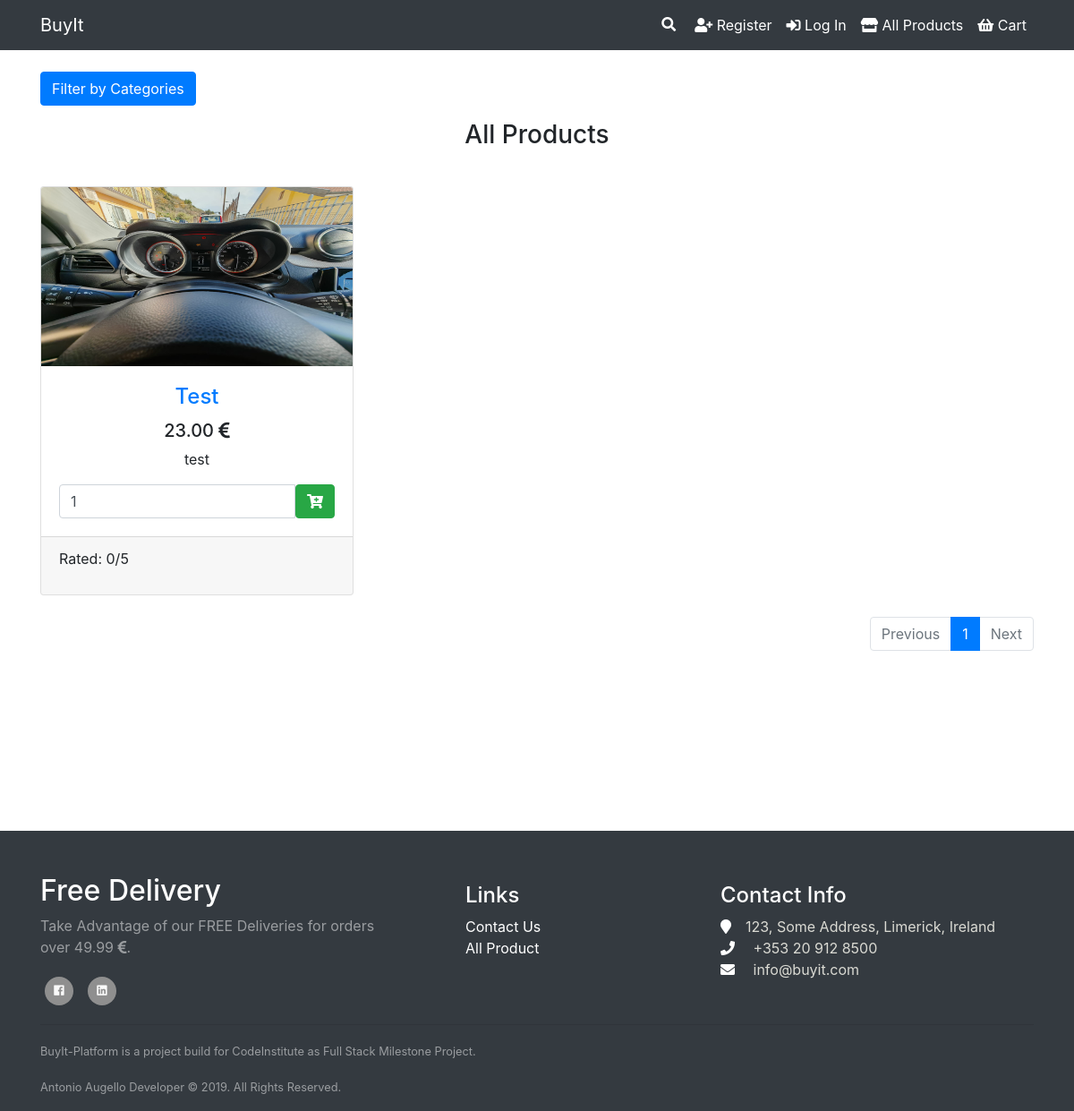
Screenshot of /products/ with the database file from the repository.
### products/models.py (models this page shows, shortened)
class Product(models.Model):
    name = models.CharField(max_length=254)
    description = models.TextField()
    price = models.DecimalField(max_digits=6, decimal_places=2)
    image = models.ImageField(upload_to='images')
    published_date = models.DateTimeField(
        blank=True, null=True, default=timezone.now)
    product_category = models.ManyToManyField(Category, blank=True)
    in_stock = models.BooleanField(blank=False, default=True)
    quantity_sold = models.IntegerField(default=0)

### products/views.py (the view)
# urls.py: path('', all_products, name='products'),
def all_products(request, category_id=None):
    categories = Category.objects.all()
    product_reviews = Product.objects.annotate(avg_rating=Avg('review__rating'),
                                               product_id=F("id"))
    reviews = Review.objects.all()
    products = Product.objects.all()
    paginator = Paginator(products, 12)
    page = request.GET.get('page')
    pagination_products = paginator.get_page(page)
    return render(request, "products.html", {'pagination_products': pagination_products, "products": products, "product_reviews": product_reviews,
                                             'categories': categories})

### voucher/forms.py
class VoucherForm(forms.Form):
    code = forms.CharField()

### cart/contexts.py (called while the page is built)
def cart_contents(request):
    cart = request.session.get('cart', {})
    cart_items = []
    total_product = 0
    product_count = 0
    shipping_costs = 0
    total = 0
    for id, quantity in cart.items():
        product = get_object_or_404(Product, pk=id)
        total_product += quantity * product.price
        product_count += quantity
        cart_items.append({'id': id, 'quantity': quantity,
                           'product': product})
    if total_product >= 50:
        shipping_costs = 0
        total += shipping_costs + total_product
    else:
        shipping_costs = 10
        total += shipping_costs + total_product
    return {'cart_items': cart_items, 'total': total, 'total_product': total_product, 'product_count': product_count, 'shipping_costs': shipping_costs}

### voucher/contexts.py (called while the page is built, shortened)
def voucher_contents(request):
    cart = request.session.get('cart', {})
    voucher_id = request.session.get('voucher_id', int())
    cart_items = []
    total = 0
    product_count = 0
    new_total = 0
    try:
        code = Voucher.objects.get(id=voucher_id)
    except Voucher.DoesNotExist:
        code = None
    voucher_form = VoucherForm(request.POST)
    return {'code': code, 'voucher_id': voucher_id, 'new_total': new_total, 'voucher_form': voucher_form}

### products/templates/products.html (shortened to what this page needs)
{% extends 'base.html' %}
{% block content %}
<div class="container container-personal">
    <div class="row">
        <div class="col-12">
            <p>
                <a class="btn btn-primary" data-toggle="collapse" href="#collapseExample" role="button"
                    aria-expanded="false" aria-controls="collapseExample">
                    Filter by Categories
                </a>
            </p>
        </div>
        <div class="col-12">
            {%if product_category%}
            {%for cat in product_category%}
            <h3 class="text-center">Selected Category: {{cat|title }}</h3>
            {% endfor %}
            {% else %}
            <h3 class="text-center">All Products</h3>
            {% endif %}
            <div class="row products-row">
                {% for product in pagination_products %}
                <div class="col-lg-4 col-md-6 mb-4">
                    <div class="card h-100">
                        <a href="{% url 'product_detail' product.id %}"><img class="img-shop card-img-top"
                                src="{{MEDIA_URL}}{{ product.image }}" alt=" {{ product.name }}"></a>
                        <div class="card-body">
                            <h4 class="card-title">
                                <a href="{% url 'product_detail' product.id %}">{{ product.name }}</a>
                            </h4>
                            <h5>{{ product.price }} <i class="fas fa-euro-sign"></i></h5>
                            <p class="card-text">{{ product.description|truncatechars:50 }}</p>
                            <div>
                                {% if product.in_stock == True %}
                                <form method="post" action="{% url 'add_to_cart' product.id %}">
                                    <div class="input-group">
                                        <input name="quantity" type="number" min="1" max="999" class="form-control"
                                            placeholder="Quantity" value='1'>
                                        <span class="input-group-btn">
                                            <button class="btn btn-success" type="submit"> <i
                                                    class="fas fa-cart-plus"></i>
                                            </button>
                                        </span>
                                    </div>
                                </form>
                                {% else %}
                                <h4>Temporary out of stock</h4>
                                {% endif %}
                            </div>
                        </div>
                        <div class="card-footer">
                            {%for range in product_reviews%}
                            {%if product.pk == range.product_id %}
                            {% if range.avg_rating != Null %}
                            <p class="star_rating" value="{{range.avg_rating|floatformat:1}}">Rated:
                                {{range.avg_rating|floatformat:1}}/5</p>
                            {% else %}
                            <p>Rated: 0/5</p>
                            {% endif %}
                            {% endif %}
                            {% endfor %}
                        </div>
                    </div>
                </div>
                {% endfor %}
            </div>
            <div class="pagination-container">
                <nav aria-label="...">
                    <ul class="pagination">
                        {% if pagination_products.has_previous %}
                        <li class="page-item">
                            <span class="page-link"><a
                                    href="?page={{ pagination_products.previous_page_number }}">Previous</a></span>
                        </li>
                        {% else %}
                        <li class="page-item disabled">
                            <span class="page-link">Previous</span>
                        </li>
                        {% endif%}
                        {% for i in pagination_products.paginator.page_range %}
                        {% if pagination_products.number == i %}
                        <li class="page-item active"><span class="page-link">{{ i }}</span> </span></li>
                        {% elif i > pagination_products.number|add:'-5' and i < pagination_products.number|add:'5' %}
                        <li class="page-item"><a href="?page={{ i }}"><span class="page-link">{{ i }}</span></a>
                        </li>
                        {% endif %}
                        {% endfor %}
                        {% if pagination_products.has_next %}
                        <li class="page-item">
                            <a class="page-link" href="?page={{ pagination_products.next_page_number }}">Next</a>
                        </li>
                        {% else %}
                        <li class="page-item disabled">
                            <a class="page-link" href="#">Next</a>
                        </li>
                        {% endif %}
                    </ul>
                </nav>
            </div>
        </div>
    </div>
</div>
{% endblock %}

### static/scss/main.css (style rules this page uses)
html, body { position: relative; min-height: 100%; }
.container-personal { width: 100%; margin-top: 80px; min-height: 100vh; }
.img-shop { height: 200px; }
.pagination-container { float: right; }
.products-row { margin-top: 40px; }
.card-body { text-align: center; }
.frontside .card .card-title, .card .card-title { color: #007b5e !important; }
.form-control { margin-bottom: 5px; display: initial; }

### rows the page displays
Product: image (picture), name "Test", price "23.00", description "test", shows "Rated: 0/5"

### other values shown
{{ i }} "1"
